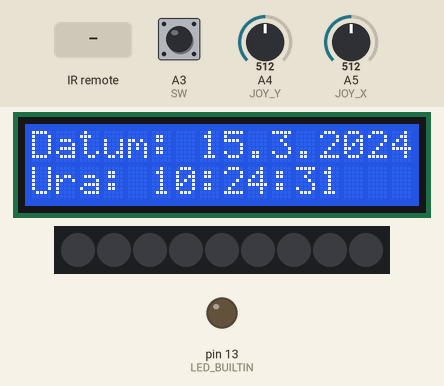
Simulated run of this sketch. Board: Arduino Uno, built with avr-gcc and run on an emulated ATmega328P. Shown: 16×2 character LCD, 9 RGB LEDs in strip order, left to right, output pins drawn as LEDs (lit = HIGH). The test bench sets the inputs (shaded band); at power-on: A3 (SW) HIGH, A4 (JOY_Y) = 512, A5 (JOY_X) = 512. Dim RGB values are drawn brighter than linear; the local clock reads 2024-03-15 10:24:30 at power-on unless the sketch sets it; what the sketch prints to the serial monitor is not drawn.

Above: at 1.2 s.
1.3 s: infrared code 0xF30CFF00 received
At 2.8 s:
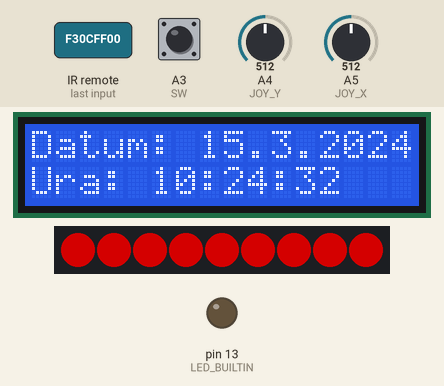
4.3 s: infrared code 0xE718FF00 received
At 5.6 s:
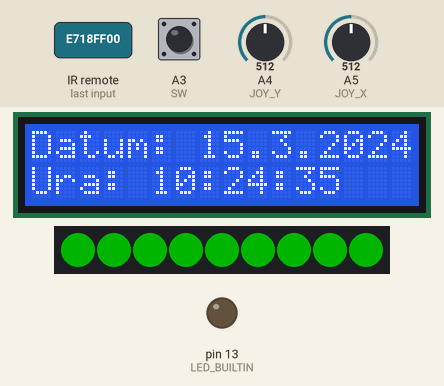
7.3 s: infrared code 0xA15EFF00 received
At 8.8 s:
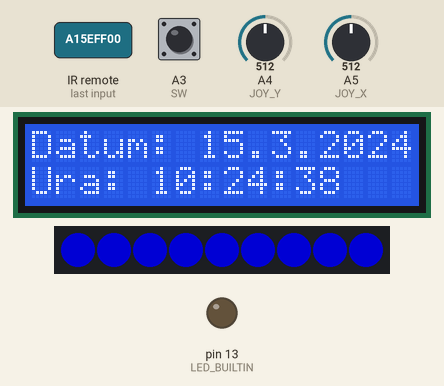
10.3 s: infrared code 0xF708FF00 received
At 11.5 s:
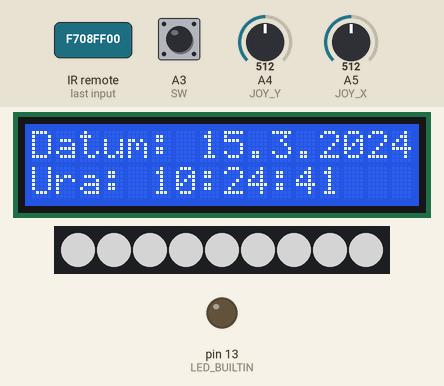
13.3 s: infrared code 0xA55AFF00 received
At 14.8 s:
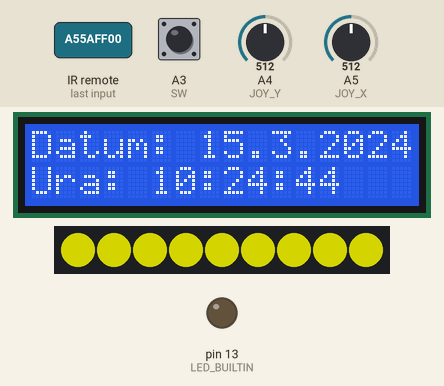
16.3 s: infrared code 0xBD42FF00 received
At 17.8 s:
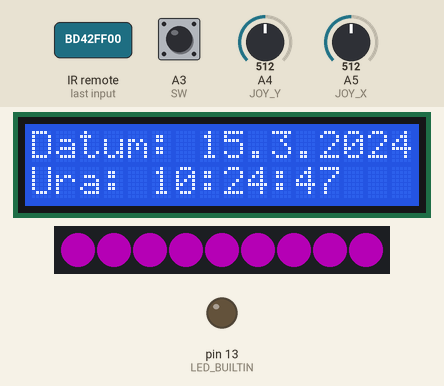
Timing chart, 0 to 19.3 s (numbered marks = the images above; inputs shaded):
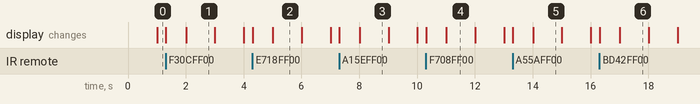

Measured:
- what the display in image 1 shows lasts 1.0 s, from 2.0 s to 3.0 s

The sketch:

ir.ino
```cpp
#include <IRremote.hpp>
#include <FastLED.h>
#include <LiquidCrystal.h>
#include <ThreeWire.h>
#include <RtcDS1302.h>
#define DECODE_NEC
#define IZPISI_TIPKO(x) Serial.println(#x);
#define NUM_LEDS 9
#define DATA_PIN 11
#define CLOCK_PIN 11
#define JOY_X A5
#define JOY_Y A4
#define SW A3

#define TIPKA_0 0xE916FF00
#define TIPKA_100PLUS 0xE619FF00
#define TIPKA_200PLUS 0xF20DFF00
#define TIPKA_1 0xF30CFF00
#define TIPKA_2 0xE718FF00
#define TIPKA_3 0xA15EFF00
#define TIPKA_4 0xF708FF00
#define TIPKA_5 0xE31CFF00
#define TIPKA_6 0xA55AFF00
#define TIPKA_7 0xBD42FF00
#define TIPKA_8 0xAD52FF00
#define TIPKA_9 0xB54AFF00

CRGB leds[NUM_LEDS];

int pozicija = 0;
int onoff = 0;
int joy_sw_now = 0;
int svetlost = 0;
bool power = 1;

const int rs = 10, en = 12, d4 = 2, d5 = 3, d6 = 4, d7 = 5;
LiquidCrystal lcd(rs, en, d4, d5, d6, d7);

ThreeWire myWire(9, 8, 7); // DAT, CLK, RST
RtcDS1302<ThreeWire> Rtc(myWire);

void setup()
{
  Rtc.Begin();
  Serial.begin(115200);
  IrReceiver.begin(A0, ENABLE_LED_FEEDBACK);
  FastLED.addLeds<NEOPIXEL, DATA_PIN>(leds, NUM_LEDS);
  lcd.begin(16, 2);
  lcd.print("Jaka Cernetic");

  pinMode(SW, INPUT_PULLUP);
  pinMode(LED_BUILTIN, OUTPUT);
  onoff = digitalRead(SW);
}

int count = 0;

void displayLED(CRGB color)
{
  for (int i = 0; i < NUM_LEDS; i++)
  {
    leds[i] = color;
  }
}

void loop()
{
  int joy_x = analogRead(JOY_X);
  int joy_y = analogRead(JOY_Y);
  onoff = digitalRead(SW);

  svetlost = joy_y / 4;

  if (onoff == LOW)
  {
    if (power == 1)
    {
      power = 0;
      lcd.clear();
      lcd.setCursor(1, 0);
      lcd.print("Off");
    }
    else
    {
      power = 1;
      lcd.clear();
      lcd.setCursor(0, 1);
      lcd.print("On");
    }
  }

  if (power == 0)
  {
    FastLED.setBrightness(0);
  }
  else
  {
    FastLED.setBrightness(svetlost);
  }

  RtcDateTime now = Rtc.GetDateTime();

  lcd.setCursor(0, 1);
  lcd.print("Ura: ");
  lcd.print(now.Hour());
  lcd.print(":");
  lcd.print(now.Minute());
  lcd.print(":");
  lcd.print(now.Second());

  lcd.setCursor(0, 0);
  lcd.print("Datum: ");
  lcd.print(now.Day());
  lcd.print(".");
  lcd.print(now.Month());
  lcd.print(".");
  lcd.print(now.Year());

  if (IrReceiver.decode())
  {
    unsigned long koda = IrReceiver.decodedIRData.decodedRawData;
    switch (koda)
    {
    case TIPKA_1:
      IZPISI_TIPKO(TIPKA_1)
      displayLED(CRGB::Red);
      break;
    case TIPKA_2:
      IZPISI_TIPKO(TIPKA_2)
      displayLED(CRGB::Green);
      break;
    case TIPKA_3:
      IZPISI_TIPKO(TIPKA_3)
      displayLED(CRGB::Blue);
      break;
    case TIPKA_4:
      IZPISI_TIPKO(TIPKA_4)
      displayLED(CRGB::White);
      break;
    case TIPKA_5:
      IZPISI_TIPKO(TIPKA_5)
      displayLED(CRGB::Black);
      break;
    case TIPKA_6:
      IZPISI_TIPKO(TIPKA_6)
      displayLED(CRGB::Yellow);
      break;
    case TIPKA_7:
      IZPISI_TIPKO(TIPKA_7)
      displayLED(CRGB::Purple);
      break;
    case TIPKA_8:
      IZPISI_TIPKO(TIPKA_8)
      leds[0] = CRGB::Red;
      leds[1] = CRGB::Orange;
      leds[2] = CRGB::Yellow;
      leds[3] = CRGB::White;
      leds[4] = CRGB::Cyan;
      leds[5] = CRGB::Blue;
      leds[6] = CRGB::Green;
      leds[7] = CRGB::Purple;
      leds[8] = CRGB::DarkRed;
      FastLED.show();
      break;
    case TIPKA_9:
      IZPISI_TIPKO(TIPKA_9)
      displayLED(CRGB::Cyan);
      break;
    default:
      if (koda != 0)
        Serial.println(koda, HEX);
      break;
    }
    IrReceiver.resume();
  }
  FastLED.show();
}
```
